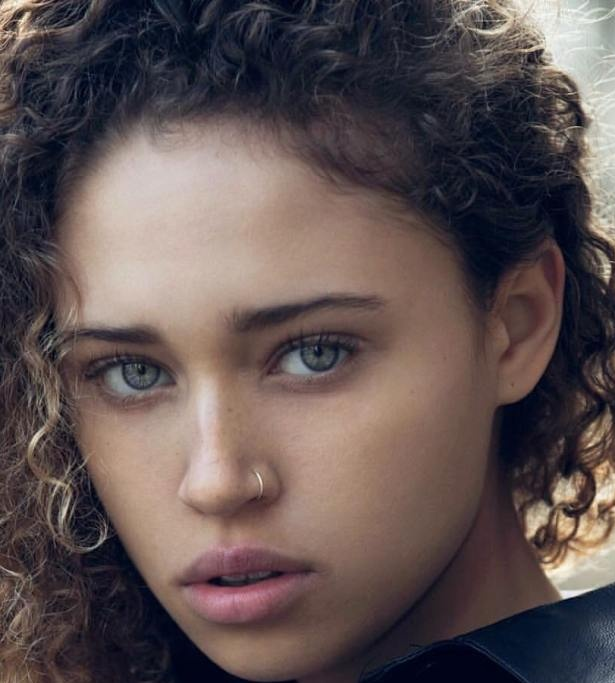
#> input picture Ejemplos/Recursos/roi1.jpg, 615 x 683 px
$ python bitwise.py
#> lines starting #> are read from the running program, lines starting #| are printed output that depends on the picture
import cv2
import numpy as np

img1 = cv2.imread('../Recursos/roi1.jpg')
#> img1 is the input picture: shape (683, 615, 3); mean B, G, R 81.9, 82.2, 95.3
img2 = cv2.imread('../Recursos/imagen3.jpg')
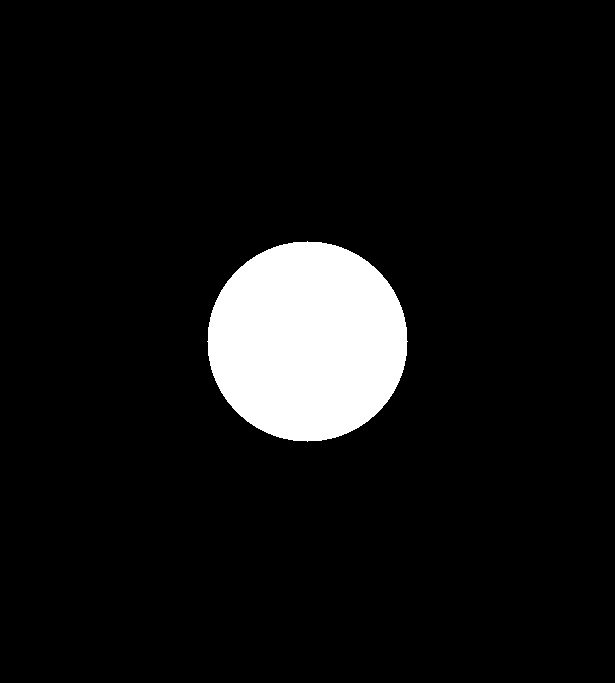
#> input picture Ejemplos/Recursos/imagen3.jpg, 615 x 683 px
#> img2 is the input picture: shape (683, 615, 3); min 0, max 255, mean 19.1

shape1 = img1.shape
#> shape1 = (683, 615, 3)
shape2 = img2.shape
#> shape2 = (683, 615, 3)

print(f"shape Image 1: {shape1} \nshape Image 2: {shape2}")
#| shape Image 1: (683, 615, 3)
#| shape Image 2: (683, 615, 3)

bitwise_and = cv2.bitwise_and(img2, img1, mask = None)
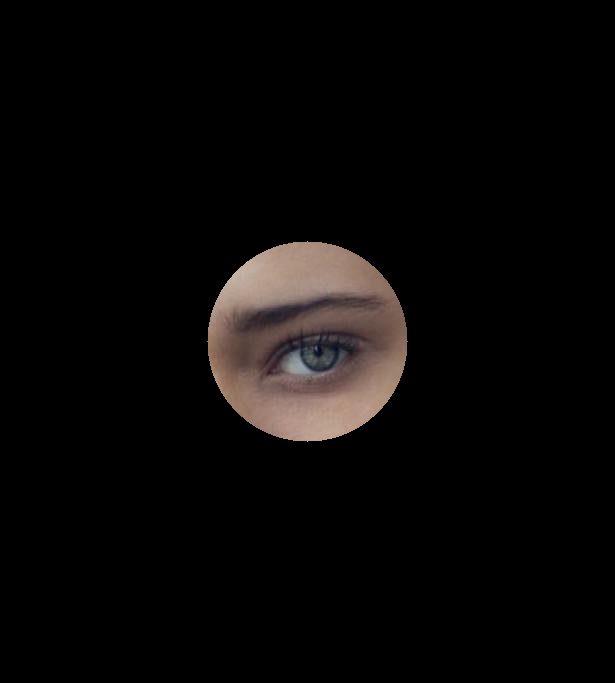
#> bitwise_and: shape (683, 615, 3); mean B, G, R 7.5, 8.1, 9.9
bitwise_or = cv2.bitwise_or(img2, img1, mask = None)
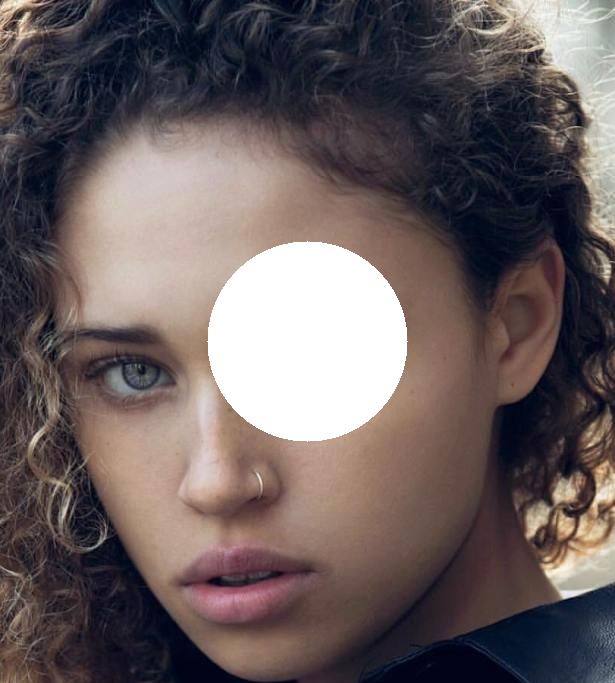
#> bitwise_or: shape (683, 615, 3); mean B, G, R 93.5, 93.2, 104.6
bitwise_xor = cv2.bitwise_xor(img2, img1, mask = None)
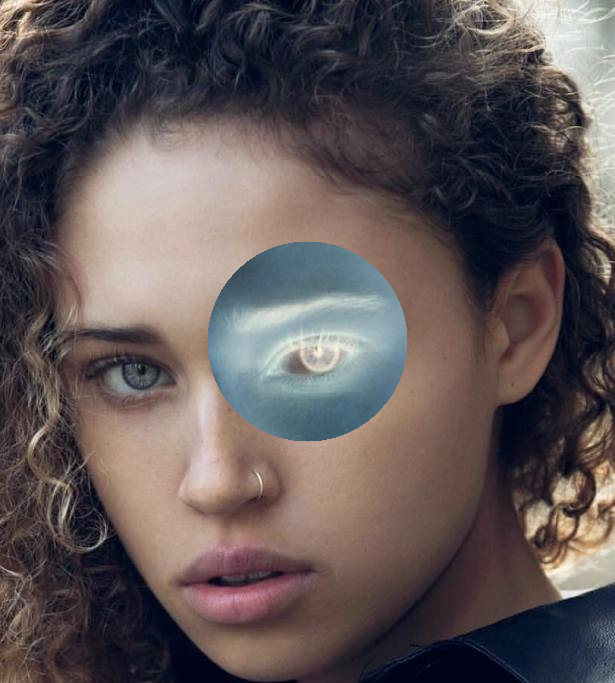
#> bitwise_xor: shape (683, 615, 3); mean B, G, R 86, 85.1, 94.7
bitwise_not = cv2.bitwise_not(img2, mask = None)
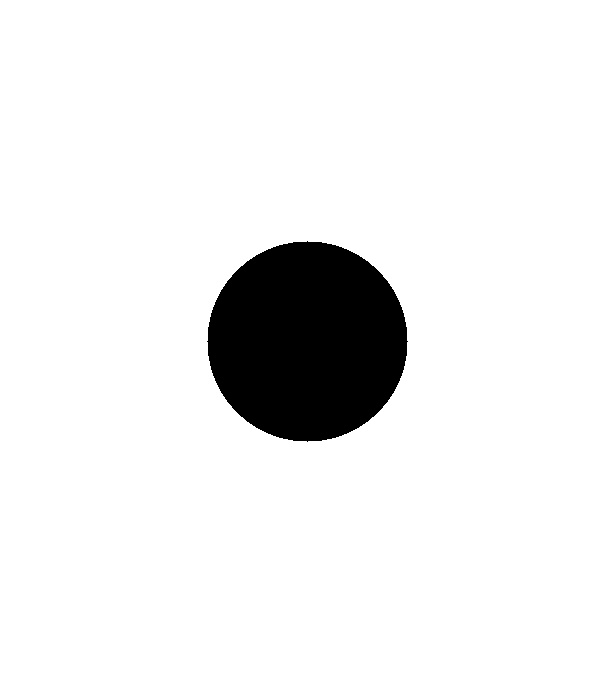
#> bitwise_not: shape (683, 615, 3); min 0, max 255, mean 235.9

cv2.imshow('img1', img1)
cv2.imshow('img2', img2)
cv2.imshow('bitwise AND',bitwise_and)
cv2.imshow('bitwise OR',bitwise_or)
cv2.imshow('bitwise XOR',bitwise_xor)
cv2.imshow('bitwise NOT',bitwise_not)

cv2.waitKey(0)
cv2.destroyAllWindows()

cv2.imwrite('bitwiseAND.jpg',bitwise_and)
cv2.imwrite('bitwiseOR.jpg',bitwise_or)
cv2.imwrite('bitwiseXOR.jpg',bitwise_xor)
cv2.imwrite('bitwiseNOT.jpg',bitwise_not)
